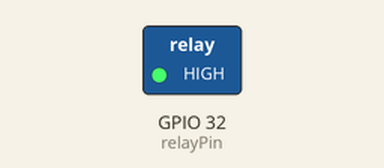
Recording of a sketch running on a simulated ESP32. Shown: switched loads named in the sketch (green lamp = pin HIGH). Dashed ring = blinking.

Above: at 0.5 s.
Timing chart, 0 to 4.6 s (numbered marks = the images above):
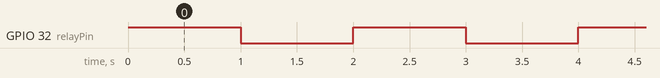

The sketch:

Relaytesting.ino
```cpp
int relayPin = 32; // your GPIO
void setup() {
  pinMode(relayPin, OUTPUT);
}

void loop() {
  digitalWrite(relayPin, HIGH); // turn ON
  delay(1000);
  digitalWrite(relayPin, LOW); // turn OFF
  delay(1000);
}
```

Measured:
- by itself, GPIO 32 (relayPin): alternates HIGH for 1.0 s and LOW for 1.0 s
